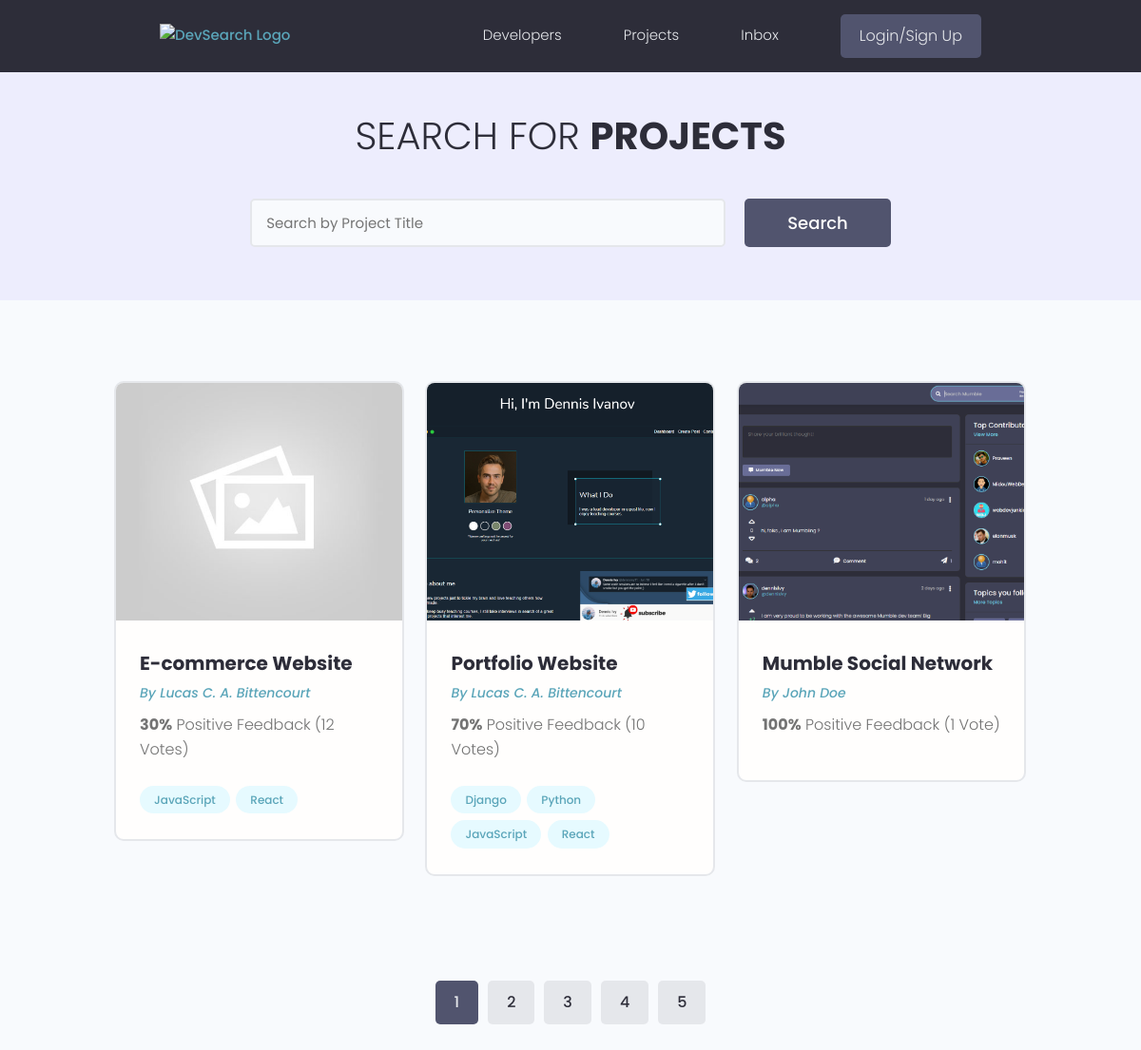
/projects/, run on the app's committed database.
### projects/models.py (models this page shows, shortened)
class Project(models.Model):
    owner = models.ForeignKey(Profile, null=True, blank=True, on_delete=models.SET_NULL)
    title = models.CharField(max_length=200)
    description = models.TextField(null=True, blank=True)
    featured_image = models.ImageField(null=True, blank=True, default="default.jpg")
    demo_link = models.CharField(max_length=2000, null=True, blank=True)
    source_link = models.CharField(max_length=2000, null=True, blank=True)
    tags = models.ManyToManyField('Tag', blank=True)
    vote_total = models.IntegerField(default=0, null=True, blank=True)
    vote_ratio = models.IntegerField(default=0, null=True, blank=True)
    created = models.DateTimeField(auto_now_add=True)
    id = models.UUIDField(default=uuid.uuid4, unique=True,
                            primary_key=True, editable=False)
    class Meta:
        ordering = ['created']

class Tag(models.Model):
    name = models.CharField(max_length=200)
    created = models.DateTimeField(auto_now_add=True)
    id = models.UUIDField(default=uuid.uuid4, unique=True,
                            primary_key=True, editable=False)
    def __str__(self):
        return self.name

### users/models.py (models this page shows, shortened)
class Profile(models.Model):
    user = models.OneToOneField(User, on_delete=models.CASCADE, null=True, blank=True)
    name = models.CharField(max_length=200, blank=True, null=True)
    email = models.EmailField(max_length=500, blank=True, null=True)
    username = models.CharField(max_length=200, blank=True, null=True)
    location = models.CharField(max_length=200, blank=True, null=True)
    short_intro = models.CharField(max_length=200, blank=True, null=True)
    bio = models.TextField(blank=True, null=True)
    profile_image = models.ImageField(
        null=True, blank=True, upload_to='profiles/', default='profiles/user_default.png')
    social_github = models.CharField(max_length=200, blank=True, null=True)
    social_twitter = models.CharField(max_length=200, blank=True, null=True)
    social_linkedin = models.CharField(max_length=200, blank=True, null=True)
    social_youtube = models.CharField(max_length=200, blank=True, null=True)
    social_website = models.CharField(max_length=200, blank=True, null=True)
    created = models.DateTimeField(auto_now_add=True)
    id = models.UUIDField(default=uuid.uuid4, unique=True,
                            primary_key=True, editable=False)

### projects/views.py (the view)
# urls.py: path('', views.list, name="projects_list"),
def list(request):
    projects, search_query = search_projects(request)
    page = request.GET.get('page')
    results = 3
    paginator = Paginator(projects, results)
    try:
        projects = paginator.page(page)
    except PageNotAnInteger:
        page = 1
        projects = paginator.page(page)
    except EmptyPage:
        page = paginator.num_pages
        projects = paginator.page(page)
    context = {'projects': projects, 'search_query': search_query, 'paginator': paginator}
    return render(request, 'projects/projects.html', context)

### projects/utils.py (called while the page is built)
def search_projects(request):
  search_query = ''
  if request.GET.get('search_query'):
      search_query = request.GET.get('search_query')
  tags = Tag.objects.filter(name__icontains=search_query)
  projects  = Project.objects.distinct().filter(
      Q(title__icontains=search_query) |
      Q(description__icontains=search_query) |
      Q(owner__name__icontains=search_query) |
      Q(tags__in=tags)
  )
  return projects, search_query

### projects/templates/projects/projects.html (shortened to what this page needs)
{% extends 'main.html' %}
{% block content %}
<main class="projects">
  <section class="hero-section text-center">
    <div class="container container--narrow">
      <div class="hero-section__box">
        <h2>Search for <span>Projects</span></h2>
      </div>
      <div class="hero-section__search">
        <form class="form" action="{% url 'projects_list' %}" method="get">
          <div class="form__field">
            <input class="input input--text" id="formInput#search" type="text" name="search_query"
              placeholder="Search by Project Title" value="{{search_query}}" />
          </div>
          <input class="btn btn--sub btn--lg" type="submit" value="Search" />
        </form>
      </div>
    </div>
  </section>
  <section class="projectsList">
    <div class="container">
      <div class="grid grid--three">
        {% for project in projects %}
        <div class="column">
          <div class="card project">
            <a href="{% url 'projects_index' project.id %}" class="project">
              <img class="project__thumbnail" src="{{project.featured_image.url}}" alt="project thumbnail" />
              <div class="card__body">
                <h3 class="project__title">{{project.title}}</h3>
                <p>
                  <a class="project__author" href="{% url 'user_profile' project.owner.id %}">
                    By {{project.owner.name}}
                  </a>
                </p>
                <p class="project--rating">
                  <span style="font-weight: bold;">{{project.vote_ratio}}%</span> Positive
                  Feedback ({{project.vote_total}} Vote{{project.vote_total|pluralize:"s"}})
                </p>
                <div class="project__tags">
                  {% for tag in project.tags.all %}
                  <span class="tag tag--pill tag--main">
                    <small>{{tag}}</small>
                  </span>
                  {% endfor %}
                </div>
              </div>
            </a>
          </div>
        </div>
        {% endfor %}
      </div>
    </div>
  </section>
  <div class="pagination">
    <ul class="container">
      {% for page in paginator.page_range %}
        {% if page == projects.number %}
          <li>
            <a href="?page={{page}}" class="btn page-link btn--sub">{{page}}</a>
          </li>
        {% else %}
          <li>
            <a href="?page={{page}}" class="btn page-link">{{page}}</a>
          </li>
        {% endif %}
      {% endfor %}
    </ul>
  </div>
</main>
{% endblock content %}

### static/styles/app.css (style rules this page uses)
:root { --color-sub: #2d2d39; }
.btn--sub { background-color: var(--color-sub-light); }
.card { border: 2px solid var(--color-light); }
img { width: 100%; }
.hero-section { height: 40vh; display: flex; align-items: center; background-color: var(--color-sub); }
.hero-section__box { margin-bottom: 4rem; }
.hero-section__box > h2, .hero-section__box > h2 > span { font-size: 4rem; color: var(--color-light); line-height: 1.3; text-transform: uppercase; }
.hero-section__box > h2 { font-weight: 300; }
.hero-section__box > h2 > span { font-weight: 700; }
.hero-section__search > .form { display: flex; align-items: center; justify-content: center; gap: 2rem; }
.hero-section__search > .form input.input--text { width: 50rem; }
.pagination { margin-top: 8rem; margin-bottom: 10rem; }
.pagination > ul { flex-wrap: wrap; list-style: none; display: flex; align-items: center; justify-content: center; gap: 1rem; }
.pagination .btn { color: var(--color-sub); }
.pagination .btn.btn--sub { color: var(--color-light); }
.project__author { font-size: 1.4rem; font-style: italic; }
.project--rating { margin-bottom: 1.6em; margin-top: .5em; }
.projects > .hero-section { background: var(--color-sub-lighter); height: 30vh; }
.projects .hero-section__box { margin-bottom: 2.5rem; }
.projects .hero-section__box > h2 { color: var(--color-sub); }
.projects .hero-section__box > h2 > span { font-weight: 700; color: var(--color-sub); }
.projectsList { margin-top: 8rem; }
.project__thumbnail { height: 25rem; object-fit: cover; object-position: top center; }
.project__title { font-size: 2rem; font-weight: 700; color: var(--color-sub); }

### static/uikit/styles/modules/_variables.css (style rules this page uses)
:root { --color-main: #5aa5b9; --color-main-light: #e6faff; --color-sub: #3f4156; --color-sub-light: #51546e; --color-sub-lighter: #ededfd; --color-text: #737373; --color-gray: #8b8b8b; --color-light: #e5e7eb; --color-light-gray: #767676; --color-bg: #f8fafd; --color-white: #fffefd; --color-white-light: #f3f3f3; --color-success: #359e64; --color-success-bg: #def8e8; --color-error: #fc4b0b; --color-error-bg: #fff2ee; --font-base: 'Poppins', arial, helvetica, 'Segoe UI', roboto, ubuntu, sans-serif; --font-monospace: 'Fira Code', 'Courier New', courier, monospace; --font-regular: 300; --font-medium: 500; --font-bold: 700; --generic-shadow: 1px 1px 5px #00000010; --generic-transition: all 0.3s ease-in-out; }

### static/uikit/styles/modules/_base.css (style rules this page uses)
* { margin: 0; padding: 0; box-sizing: border-box; text-rendering: optimizeLegibility; color: inherit; font-size: inherit; }
html { font-size: 50%; }
@media only screen and (min-width: 480px) { html { font-size: 56.25%; } }
@media only screen and (min-width: 1200px) { html { font-size: 62.5%; } }
body { line-height: 1.6; font-weight: 400; font-size: 1.5rem; color: var(--color-text); background-color: var(--color-bg); min-height: 100vh; }

### static/uikit/styles/modules/_typography.css (style rules this page uses)
* { font-family: var(--font-base); }
h2 { font-size: 3.6rem; font-weight: var(--font-bold); }
h3 { font-size: 3.2rem; font-weight: var(--font-medium); }
p, span, strong { font-size: 1.6rem; color: var(--color-text); font-weight: var(--font-regular); }
a { padding-bottom: 2px; text-decoration: none; display: inline-block; color: var(--color-main); font-weight: var(--font-medium); }

### static/uikit/styles/modules/_utilities.css (style rules this page uses)
.container { width: 92%; max-width: 165rem; margin: 0 auto; box-sizing: border-box; }
.container--narrow { width: 92%; max-width: 120rem; }
@media screen and (min-width: 1000px) { .container { width: 90%; } }
@media screen and (min-width: 1000px) { .container--narrow { width: 85%; } }
@media screen and (min-width: 1200px) { .container { width: 80%; } }
@media screen and (min-width: 1200px) { .container--narrow { width: 72%; } }
.text-center { text-align: center; }

### static/uikit/styles/modules/_button.css (style rules this page uses)
.btn { display: inline-block; position: relative; cursor: pointer; background-color: var(--color-light); font-weight: var(--font-medium); color: var(--color-sub); text-decoration: none; padding: 1rem 2rem; border-radius: 0.5rem; border: none; width: -webkit-fit-content; width: -moz-fit-content; width: fit-content; height: -webkit-fit-content; height: -moz-fit-content; height: fit-content; font-size: 1.6rem; outline-width: 0; outline-color: transparent; -webkit-backface-visibility: hidden; backface-visibility: hidden; transition: all 0.3s ease-in-out; }
.btn--sub { background-color: var(--color-sub); color: var(--color-white); }
.btn--lg { font-size: 1.8rem; padding: 1.2rem 4.5rem; }

### data on the page
Project: featured_image (placeholder picture), title "E-commerce Website", owner.name "Lucas C. A. Bittencourt", vote_ratio "30", vote_total "12"
Tag: name "JavaScript"
Tag: name "React"
Project: featured_image (picture), title "Portfolio Website", owner.name "Lucas C. A. Bittencourt", vote_ratio "70", vote_total "10"
Tag: name "Django"
Tag: name "Python"
Project: featured_image (picture), title "Mumble Social Network", owner.name "John Doe", vote_ratio "100", vote_total "1"

### other printed values
{{ page }} "1"
{{ page }} "2" "3" "4" "5"
